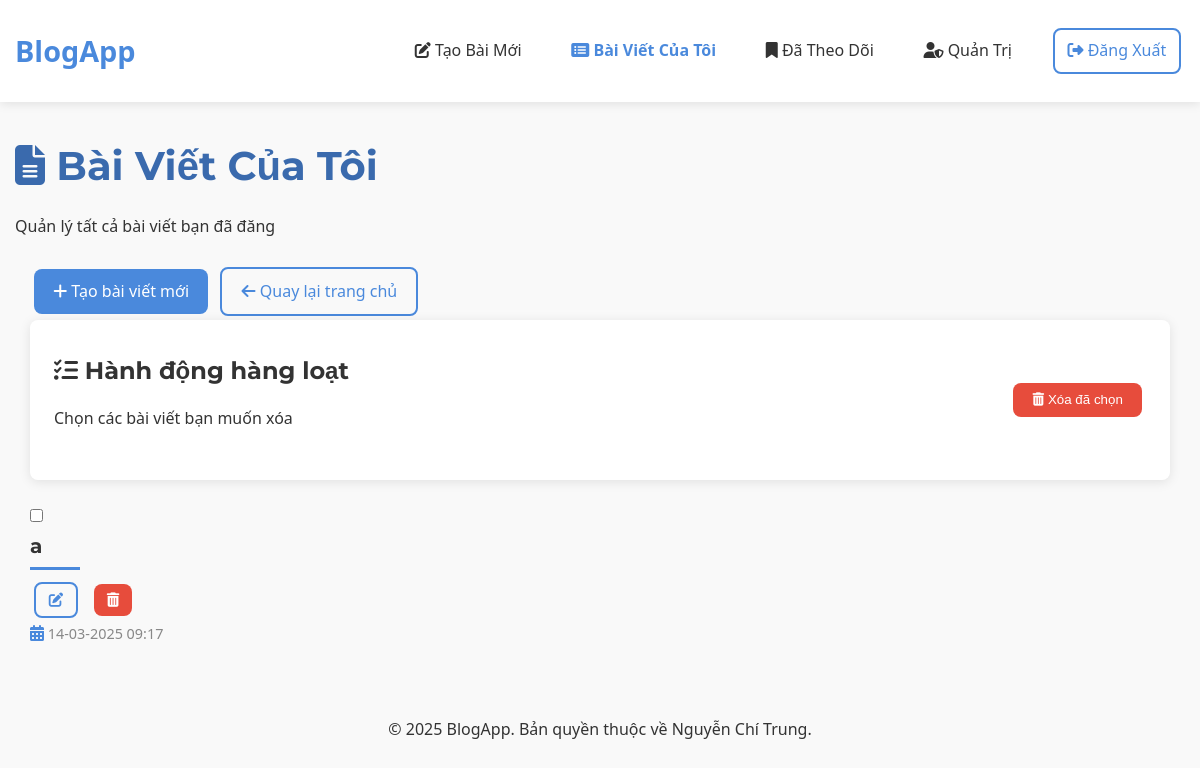
Page /my_posts (signed in) on the earlier database version.
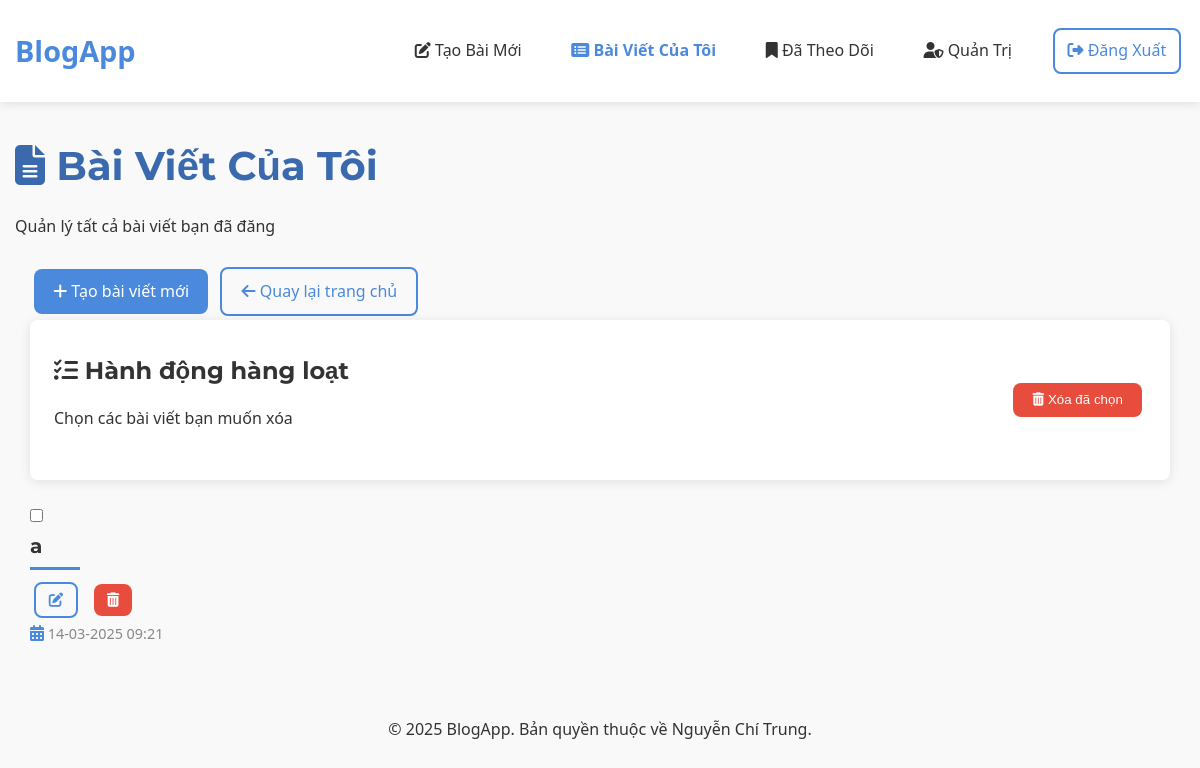
Same page on the later database version.
### tables this page shows
CREATE TABLE post (
  id INTEGER PRIMARY KEY AUTOINCREMENT,
  author_id INTEGER NOT NULL,
  created TIMESTAMP NOT NULL DEFAULT CURRENT_TIMESTAMP,
  title TEXT NOT NULL,
  text_content TEXT,
  FOREIGN KEY (author_id) REFERENCES user (id)
);

### flaskr/blog.py (the view)
@bp.route('/my_posts')
@login_required
def my_posts():
    db = get_db()
    page = request.args.get('page', 1, type=int)
    per_page = 10
    offset = (page - 1) * per_page
    posts_rows = db.execute(
        'SELECT p.id, p.title, p.text_content, p.created, u.username, u.id as author_id'
        ' FROM post p JOIN user u ON p.author_id = u.id'
        ' WHERE p.author_id = ? ORDER BY p.created DESC LIMIT ? OFFSET ?',
        (g.user['id'], per_page, offset)
    ).fetchall()
    posts = []
    for post_row in posts_rows:
        post = dict(post_row)
        contents = db.execute(
            'SELECT content_type, content, display_order'
            ' FROM post_content'
            ' WHERE post_id = ?'
            ' ORDER BY display_order',
            (post['id'],)
        ).fetchall()
        post['images'] = [c['content'] for c in contents if c['content_type'] == 'image']
        post['links'] = [c['content'] for c in contents if c['content_type'] == 'link']
        posts.append(post)
    total_posts = db.execute(
        'SELECT COUNT(*) FROM post WHERE author_id = ?',
        (g.user['id'],)
    ).fetchone()[0]
    total_pages = (total_posts + per_page - 1) // per_page
    return render_template('blog/my_posts.html', posts=posts, page=page, total_pages=total_pages)

### flaskr/__init__.py (called while the page is built)
def create_app(test_config=None):
    app = Flask(__name__, instance_relative_config=True)
    app.config.from_mapping(
        SECRET_KEY='dev',
        DATABASE=os.path.join(app.instance_path, 'flaskr.sqlite'),
    )
    if test_config is None:
        app.config.from_pyfile('config.py', silent=True)
    else:
        app.config.from_mapping(test_config)
    try:
        os.makedirs(app.instance_path)
    except OSError:
        pass
    from . import db
    db.init_app(app)
    from . import auth
    app.register_blueprint(auth.bp)
    from . import blog
    app.register_blueprint(blog.bp)
    @app.context_processor
    def inject_utilities():
        def get_year():
            return datetime.datetime.now().year
        return {'get_year': get_year}
    @app.route('/')
    def index():
        return redirect(url_for('blog.blog_index'))
    return app

### flaskr/auth.py (called while the page is built)
@bp.before_app_request
def load_logged_in_user():
    user_id = session.get('user_id')
    if user_id is None:
        g.user = None
    else:
        g.user = get_db().execute(
            'SELECT * FROM user WHERE id = ?', (user_id,)
        ).fetchone()  # fetchone() trả về một sqlite3.Row

def login_required(view):
    @functools.wraps(view)
    def wrapped_view(**kwargs):
        if g.user is None:
            return redirect(url_for('auth.login'))
        return view(**kwargs)
    return wrapped_view

### flaskr/db.py (called while the page is built)
def get_db():
    if 'db' not in g:
        g.db = sqlite3.connect(
            current_app.config['DATABASE'],
            detect_types=sqlite3.PARSE_DECLTYPES
        )
        g.db.row_factory = sqlite3.Row
    return g.db

### flaskr/templates/blog/my_posts.html (shortened to what this page needs)
{% extends 'base.html' %}
{% block header %}
  <h1><i class="fas fa-file-alt"></i> Bài Viết Của Tôi</h1>
  <p class="text-light">Quản lý tất cả bài viết bạn đã đăng</p>
{% endblock %}
{% block content %}
<div class="container">
  <div class="action-bar">
    <a href="{{ url_for('blog.create') }}" class="btn primary">
      <i class="fas fa-plus"></i> Tạo bài viết mới
    </a>
    <a href="{{ url_for('blog.blog_index') }}" class="btn outline">
      <i class="fas fa-arrow-left"></i> Quay lại trang chủ
    </a>
  </div>
  {% if posts %}
  <form method="post" action="{{ url_for('blog.delete_multiple_posts') }}" onsubmit="return confirmDelete()">
    <div class="card bulk-actions fade-in">
      <div class="card-body d-flex justify-between align-center">
        <div>
          <h3><i class="fas fa-tasks"></i> Hành động hàng loạt</h3>
          <p class="text-light">Chọn các bài viết bạn muốn xóa</p>
        </div>
        <button type="submit" class="btn danger">
          <i class="fas fa-trash-alt"></i> Xóa đã chọn
        </button>
      </div>
    </div>
    <div class="posts-grid">
      {% for post in posts %}
      <div class="post-card fade-in">
        <div class="post-card-header">
          <div class="post-select">
            <input type="checkbox" name="post_ids" value="{{ post.id }}" class="form-check-input">
          </div>
          <h2 class="post-title">{{ post.title }}</h2>
          <div class="post-actions">
            <a href="{{ url_for('blog.update', id=post.id) }}" class="btn sm outline">
              <i class="fas fa-edit"></i>
            </a>
            <a href="{{ url_for('blog.delete_post', id=post.id) }}" class="btn sm danger"
               onclick="return confirm('Bạn có chắc chắn muốn xóa bài viết này?')">
              <i class="fas fa-trash-alt"></i>
            </a>
          </div>
        </div>
        <div class="post-meta">
          <span><i class="fas fa-calendar-alt"></i> {{ post.created.strftime('%d-%m-%Y %H:%M') }}</span>
        </div>
        <div class="post-content">
        </div>
      </div>
      {% endfor %}
    </div>
  </form>
  {% endif %}
</div>
{% endblock %}

### flaskr/templates/base.html (shortened to what this page needs)
<!doctype html>
<html lang="vi">
<head>
    <link rel="stylesheet" href="https://cdnjs.cloudflare.com/ajax/libs/font-awesome/6.4.0/css/all.min.css">
    <link rel="stylesheet" href="{{ url_for('static', filename='style.css') }}">
</head>
<body>
    <header>
        <div class="container">
            <a href="{{ url_for('blog.blog_index') }}" class="brand">BlogApp</a>
            <nav class="nav-links" id="nav-links">
                {% if g.user %}
                    <a href="{{ url_for('blog.create') }}" class="{% if request.endpoint == 'blog.create' %}active{% endif %}">
                        <i class="fas fa-edit"></i> Tạo Bài Mới
                    </a>
                    <a href="{{ url_for('blog.my_posts') }}" class="{% if request.endpoint == 'blog.my_posts' %}active{% endif %}">
                        <i class="fas fa-list-alt"></i> Bài Viết Của Tôi
                    </a>
                    <a href="{{ url_for('blog.followed_posts') }}" class="{% if request.endpoint == 'blog.followed_posts' %}active{% endif %}">
                        <i class="fas fa-bookmark"></i> Đã Theo Dõi
                    </a>
                    {% if g.user['is_admin'] %}
                        <a href="{{ url_for('blog.admin') }}" class="{% if 'admin' in request.endpoint %}active{% endif %}">
                            <i class="fas fa-user-shield"></i> Quản Trị
                        </a>
                    {% endif %}
                    <a href="{{ url_for('auth.logout') }}" class="btn outline">
                        <i class="fas fa-sign-out-alt"></i> Đăng Xuất
                    </a>
                {% endif %}
            </nav>
        </div>
    </header>
    <main class="container">
        <section class="page-header mb-3">
            {% block header %}{% endblock %}
        </section>
        {% block content %}{% endblock %}
    </main>
    <footer class="container text-center mt-3">
        <p class="text-light">&copy; {{ get_year() }} BlogApp. Bản quyền thuộc về Nguyễn Chí Trung.</p>
    </footer>
</body>
</html>

### flaskr/static/style.css (style rules this page uses)
:root { --primary-color: #4a89dc; --primary-dark: #3a6aad; --primary-light: #6a99e9; --secondary-color: #5cb85c; --danger-color: #e74c3c; --warning-color: #f0ad4e; --text-color: #333; --text-light: #888; --bg-color: #f9f9f9; --light-gray: #eee; --dark-gray: #555; --border-radius: 8px; --box-shadow: 0 2px 12px rgba(0, 0, 0, 0.1); --transition: all 0.3s ease; --font-primary: 'Segoe UI', Tahoma, Geneva, Verdana, sans-serif; --font-heading: 'Montserrat', sans-serif; }
* { margin: 0; padding: 0; box-sizing: border-box; }
body { font-family: var(--font-primary); color: var(--text-color); background-color: var(--bg-color); line-height: 1.6; padding-bottom: 50px; }
a { color: var(--primary-color); text-decoration: none; transition: var(--transition); }
h1, h2, h3, h4, h5, h6 { font-family: var(--font-heading); margin-bottom: 1rem; color: var(--text-color); }
h1 { font-size: 2.5rem; font-weight: 700; color: var(--primary-dark); }
h2 { font-size: 2rem; position: relative; padding-bottom: 0.5rem; margin-bottom: 1.5rem; }
h2:after { content: ''; position: absolute; left: 0; bottom: 0; height: 3px; width: 50px; background-color: var(--primary-color); }
h3 { font-size: 1.5rem; }
p { margin-bottom: 1rem; }
.container { max-width: 1200px; margin: 0 auto; padding: 0 15px; }
header { background-color: white; box-shadow: 0 2px 10px rgba(0, 0, 0, 0.1); padding: 1.5rem 0; margin-bottom: 2rem; }
header .container { display: flex; justify-content: space-between; align-items: center; }
.brand { font-size: 1.8rem; font-weight: 700; color: var(--primary-color); }
.nav-links { display: flex; gap: 1.5rem; align-items: center; }
.nav-links a { color: var(--text-color); font-weight: 500; padding: 0.5rem 0.8rem; border-radius: var(--border-radius); transition: var(--transition); }
.nav-links a.active { color: var(--primary-color); font-weight: 600; }
.btn { display: inline-block; padding: 0.6rem 1.2rem; border-radius: var(--border-radius); font-weight: 500; text-align: center; cursor: pointer; border: none; transition: var(--transition); text-transform: none; margin: 0.25rem; background-color: var(--primary-color); color: white; }
.btn.primary { background-color: var(--primary-color); color: white; }
.btn.danger { background-color: var(--danger-color); color: white; }
.btn.outline { background-color: transparent; border: 2px solid var(--primary-color); color: var(--primary-color); }
.btn.sm { padding: 0.3rem 0.8rem; font-size: 0.9rem; }
.card { background-color: white; border-radius: var(--border-radius); box-shadow: var(--box-shadow); padding: 1.5rem; margin-bottom: 1.5rem; transition: var(--transition); }
.card-body { padding: 0.5rem 0; }
.post-title { font-size: 1.25rem; margin-bottom: 0.5rem; }
.post-meta { font-size: 0.9rem; color: var(--text-light); display: flex; align-items: center; gap: 0.5rem; }
.post-meta i { font-size: 1rem; color: var(--primary-color); }
.post-content { padding: 1.5rem; flex-grow: 1; }
.post-actions { display: flex; gap: 0.5rem; align-items: center; }
.fade-in { animation: fadeIn 0.5s ease forwards; }
.text-center { text-align: center; }
.mb-3 { margin-bottom: 1.5rem; }
.mt-3 { margin-top: 1.5rem; }
.d-flex { display: flex; }
.align-center { align-items: center; }
.justify-between { justify-content: space-between; }

Differences in the rows shown:
changed post: created "14-03-2025 09:17" → "14-03-2025 09:21"
